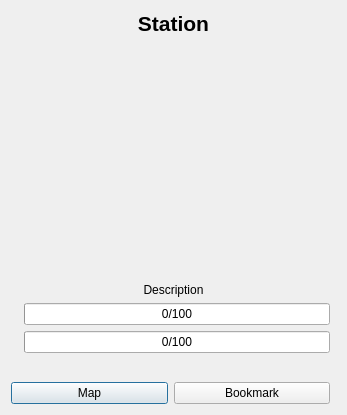
<?xml version="1.0" encoding="UTF-8"?>
<ui version="4.0">
 <class>StationDialog</class>
 <widget class="QDialog" name="StationDialog">
  <property name="geometry">
   <rect>
    <x>0</x>
    <y>0</y>
    <width>347</width>
    <height>415</height>
   </rect>
  </property>
  <property name="windowTitle">
   <string>Station Dialog</string>
  </property>
  <layout class="QGridLayout" name="gridLayout">
   <item row="0" column="0" colspan="3">
    <widget class="QLabel" name="stationLabel">
     <property name="font">
      <font>
       <pointsize>16</pointsize>
       <weight>75</weight>
       <bold>true</bold>
      </font>
     </property>
     <property name="text">
      <string>Station</string>
     </property>
     <property name="alignment">
      <set>Qt::AlignCenter</set>
     </property>
     <property name="wordWrap">
      <bool>true</bool>
     </property>
    </widget>
   </item>
   <item row="1" column="0" colspan="3">
    <widget class="QLabel" name="iconLabel">
     <property name="sizePolicy">
      <sizepolicy hsizetype="Expanding" vsizetype="Fixed">
       <horstretch>0</horstretch>
       <verstretch>0</verstretch>
      </sizepolicy>
     </property>
     <property name="minimumSize">
      <size>
       <width>320</width>
       <height>212</height>
      </size>
     </property>
     <property name="text">
      <string/>
     </property>
     <property name="scaledContents">
      <bool>true</bool>
     </property>
     <property name="alignment">
      <set>Qt::AlignCenter</set>
     </property>
    </widget>
   </item>
   <item row="3" column="0" colspan="3">
    <widget class="QLabel" name="descriptionLabel">
     <property name="text">
      <string>Description</string>
     </property>
     <property name="alignment">
      <set>Qt::AlignCenter</set>
     </property>
     <property name="wordWrap">
      <bool>true</bool>
     </property>
    </widget>
   </item>
   <item row="6" column="0">
    <widget class="QLabel" name="slotLabel">
     <property name="text">
      <string/>
     </property>
     <property name="pixmap">
      <pixmap resource="res/lugdulov.qrc">:/res/slot.png</pixmap>
     </property>
    </widget>
   </item>
   <item row="6" column="1">
    <widget class="QProgressBar" name="slotsProgressBar">
     <property name="value">
      <number>0</number>
     </property>
     <property name="format">
      <string>%v/%m</string>
     </property>
    </widget>
   </item>
   <item row="10" column="0" colspan="2">
    <layout class="QVBoxLayout" name="pluginButtonsLayout">
     <item>
      <layout class="QGridLayout" name="buttonLayouts">
       <item row="0" column="1">
        <widget class="QPushButton" name="mapButton">
         <property name="text">
          <string>Map</string>
         </property>
         <property name="icon">
          <iconset resource="res/lugdulov.qrc">
           <normaloff>:/res/map.png</normaloff>:/res/map.png</iconset>
         </property>
        </widget>
       </item>
       <item row="0" column="2">
        <widget class="QPushButton" name="bookmarkButton">
         <property name="text">
          <string>Bookmark</string>
         </property>
         <property name="icon">
          <iconset resource="res/lugdulov.qrc">
           <normaloff>:/res/favorites.png</normaloff>:/res/favorites.png</iconset>
         </property>
         <property name="checkable">
          <bool>true</bool>
         </property>
        </widget>
       </item>
      </layout>
     </item>
    </layout>
   </item>
   <item row="2" column="0" colspan="2">
    <spacer name="verticalSpacer">
     <property name="orientation">
      <enum>Qt::Vertical</enum>
     </property>
     <property name="sizeHint" stdset="0">
      <size>
       <width>20</width>
       <height>40</height>
      </size>
     </property>
    </spacer>
   </item>
   <item row="9" column="0" colspan="2">
    <spacer name="verticalSpacer_2">
     <property name="orientation">
      <enum>Qt::Vertical</enum>
     </property>
     <property name="sizeHint" stdset="0">
      <size>
       <width>20</width>
       <height>40</height>
      </size>
     </property>
    </spacer>
   </item>
   <item row="5" column="0">
    <widget class="QLabel" name="bikeLabel">
     <property name="text">
      <string/>
     </property>
     <property name="pixmap">
      <pixmap resource="res/lugdulov.qrc">:/res/bike.png</pixmap>
     </property>
    </widget>
   </item>
   <item row="5" column="1">
    <widget class="QProgressBar" name="bikeProgressBar">
     <property name="value">
      <number>0</number>
     </property>
     <property name="format">
      <string>%v/%m</string>
     </property>
    </widget>
   </item>
  </layout>
 </widget>
 <resources>
  <include location="res/lugdulov.qrc"/>
 </resources>
 <connections/>
</ui>
